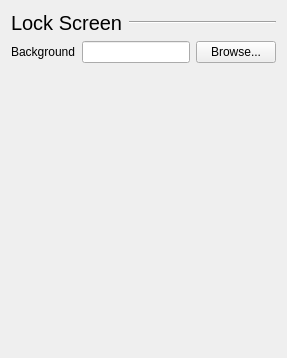
          <widget class="QWidget" name="LockScreenSettings">
           <layout class="QGridLayout" name="gridLayout_8">
            <item row="1" column="1">
             <widget class="QLineEdit" name="lockScreenBackground"/>
            </item>
            <item row="1" column="0">
             <widget class="QLabel" name="label_31">
              <property name="text">
               <string>Background</string>
              </property>
             </widget>
            </item>
            <item row="1" column="2">
             <widget class="QPushButton" name="lockScreenBackgroundBrowse">
              <property name="text">
               <string>Browse...</string>
              </property>
             </widget>
            </item>
            <item row="0" column="0" colspan="3">
             <widget class="QFrame" name="displayHeader_7">
              <property name="frameShape">
               <enum>QFrame::NoFrame</enum>
              </property>
              <property name="frameShadow">
               <enum>QFrame::Raised</enum>
              </property>
              <layout class="QHBoxLayout" name="horizontalLayout_21">
               <property name="leftMargin">
                <number>0</number>
               </property>
               <property name="topMargin">
                <number>0</number>
               </property>
               <property name="rightMargin">
                <number>0</number>
               </property>
               <property name="bottomMargin">
                <number>0</number>
               </property>
               <item>
                <widget class="QLabel" name="displayLabel_7">
                 <property name="font">
                  <font>
                   <pointsize>15</pointsize>
                  </font>
                 </property>
                 <property name="text">
                  <string>Lock Screen</string>
                 </property>
                </widget>
               </item>
               <item>
                <widget class="Line" name="displayLine_7">
                 <property name="sizePolicy">
                  <sizepolicy hsizetype="Expanding" vsizetype="Fixed">
                   <horstretch>0</horstretch>
                   <verstretch>0</verstretch>
                  </sizepolicy>
                 </property>
                 <property name="orientation">
                  <enum>Qt::Horizontal</enum>
                 </property>
                </widget>
               </item>
              </layout>
             </widget>
            </item>
            <item row="2" column="0" colspan="3">
             <spacer name="verticalSpacer_15">
              <property name="orientation">
               <enum>Qt::Vertical</enum>
              </property>
              <property name="sizeHint" stdset="0">
               <size>
                <width>20</width>
                <height>284</height>
               </size>
              </property>
             </spacer>
            </item>
           </layout>
          </widget>
